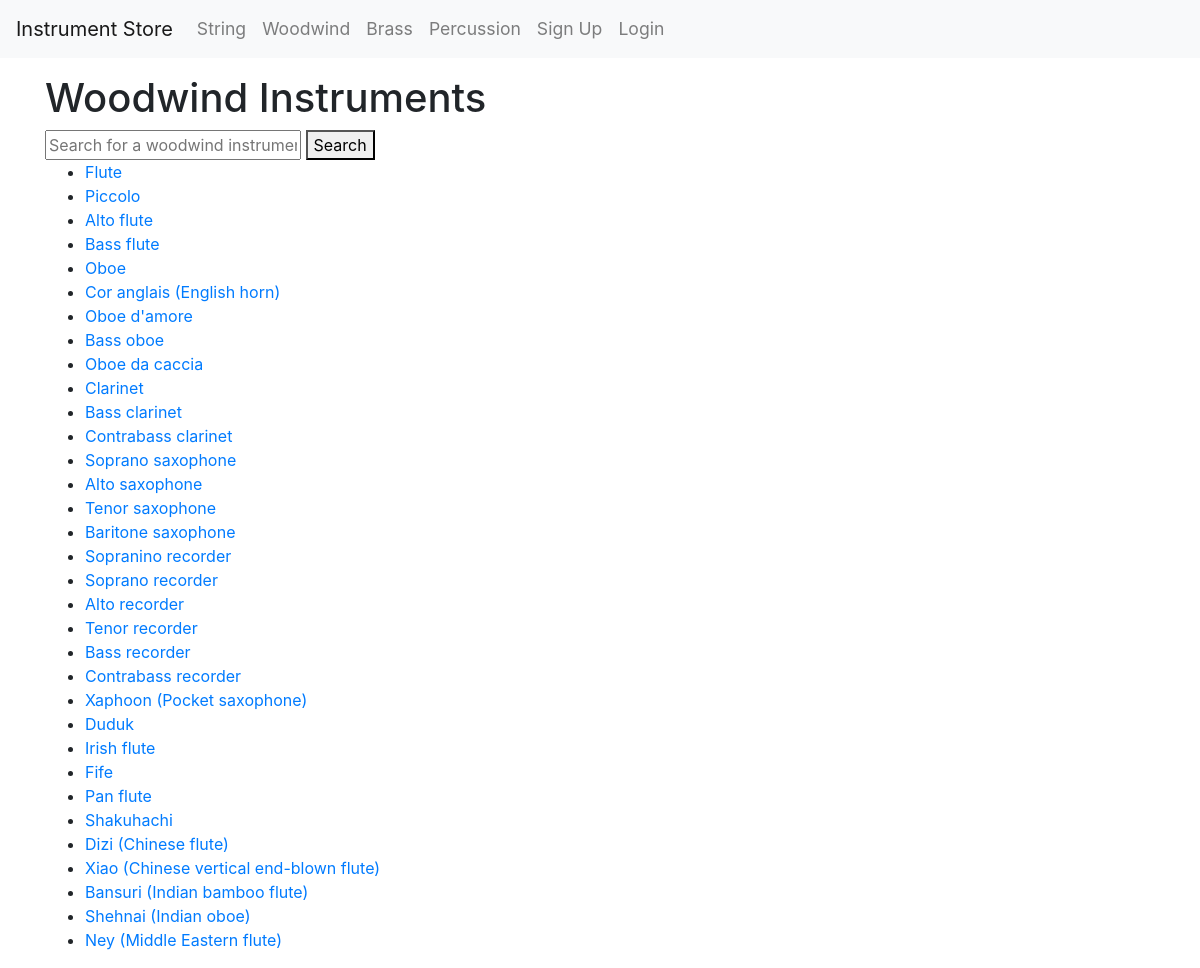
The app's page /woodwind with its own data.
### tables this page shows
CREATE TABLE Instrument (id INTEGER PRIMARY KEY, name TEXT, familyid INTEGER REFERENCES InstrumentFamily (id), description TEXT, image TEXT);

### routes.py (the view)
@app.route('/woodwind')
def woodwind():
    search_term = request.args.get('search')
    if search_term:
        query = "SELECT id, name FROM Instrument WHERE familyid = 2 AND name LIKE ?"
        params = ('%' + search_term + '%',)
    else:
        query = "SELECT id, name FROM Instrument WHERE familyid = 2"
        params = ()
    results = sql_queries(query, params, 'fetchall')
    return render_template("woodwind.html", results=results)

### routes.py (called while the page is built)
def sql_queries(query, params, option):
    connection = sqlite3.connect('instruments.db')
    cursor = connection.cursor()
    cursor.execute(query, params)
    if option == 'fetchone':
        result = cursor.fetchone()
        connection.close()
        return result
    elif option == 'fetchall':
        result = cursor.fetchall()
        connection.close()
        return result
    elif option == 'commit':
        connection.commit()
        connection.close()

### templates/woodwind.html
{% extends 'layout.html' %}
{% block content %}
<h1>Woodwind Instruments</h1>
<form method="GET" action="{{ url_for('woodwind') }}">
  <input type="text" name="search" placeholder="Search for a woodwind instrument">
  <button type="submit">Search</button>
</form>
{% if results %}
<ul>
  {% for instrument in results %}
    <li><a href="{{ url_for('instrument_details', id=instrument[0]) }}">{{ instrument[1] }}</a></li>
  {% endfor %}
</ul>
{% else %}
<p>No instruments found.</p>
{% endif %}
{% endblock %}

### static/style.css (style rules this page uses)
body { padding-top: 50px; text-align: left; }

### records on screen
Instrument: name "Flute"
Instrument: name "Piccolo"
Instrument: name "Alto flute"
Instrument: name "Bass flute"
Instrument: name "Oboe"
Instrument: name "Cor anglais (English horn)"
Instrument: name "Oboe d'amore"
Instrument: name "Bass oboe"
Instrument: name "Oboe da caccia"
Instrument: name "Clarinet"
Instrument: name "Bass clarinet"
Instrument: name "Contrabass clarinet"
Instrument: name "Soprano saxophone"
Instrument: name "Alto saxophone"
Instrument: name "Tenor saxophone"
Instrument: name "Baritone saxophone"
Instrument: name "Sopranino recorder"
Instrument: name "Soprano recorder"
Instrument: name "Alto recorder"
Instrument: name "Tenor recorder"
Instrument: name "Bass recorder"
Instrument: name "Contrabass recorder"
Instrument: name "Xaphoon (Pocket saxophone)"
Instrument: name "Duduk"
Instrument: name "Irish flute"
Instrument: name "Fife"
Instrument: name "Pan flute"
Instrument: name "Shakuhachi"
Instrument: name "Dizi (Chinese flute)"
Instrument: name "Xiao (Chinese vertical end-blown flute)"
Instrument: name "Bansuri (Indian bamboo flute)"
Instrument: name "Shehnai (Indian oboe)"
Instrument: name "Ney (Middle Eastern flute)"
